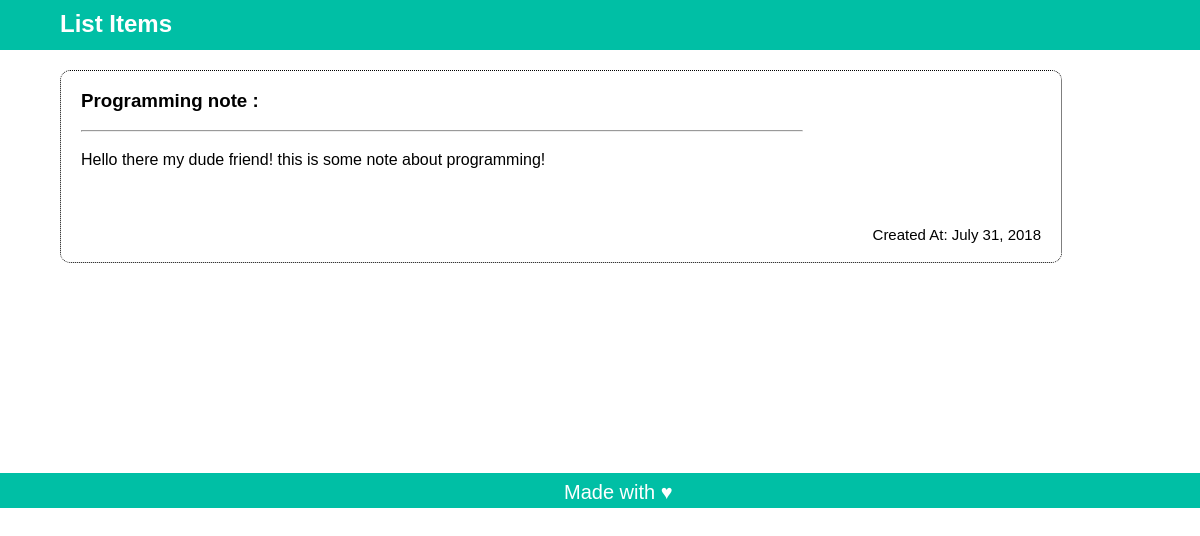
Page /posts/info/3 on the committed database.
### posts/models.py (models this page shows, shortened)
class Post(models.Model):
    title=models.CharField(max_length=200)
    content=models.TextField()
    createted_at= models.DateField(default=datetime.now,blank=True)

### posts/views.py (the view)
# urls.py: path('info/<int:id>', views.item, name='item'),
def item(request,id):
    post= Post.objects.get(id=id)
    context={
        'post': post
    }
    return render(request,'posts/item.html',context)

### posts/templates/posts/item.html
{% extends "posts/base.html" %}
{% block main%}
    <h3>{{post.title}} :</h3>
    <hr class="line">
    <div id="note">
        <p>{{post.content}} </p>
            <div style="height: 20px; clear: both;"></div>
            <div id="date"><p>Created At: {{post.createted_at}}</p> </div>
    </div>
{%endblock%}

### posts/static/posts/main.css (style rules this page uses)
body { margin: 0%; padding: 0%; font-family: Arial, Helvetica, sans-serif; }
#note { line-height: 150%; }
#date p { float: right; font-size: 15px; }
.line { width: 75%; margin-left: 0px; }

### rows in the picture
Post: title "Programming note", content "Hello there my dude friend! this is some note about programming!", createted_at "July 31, 2018"
